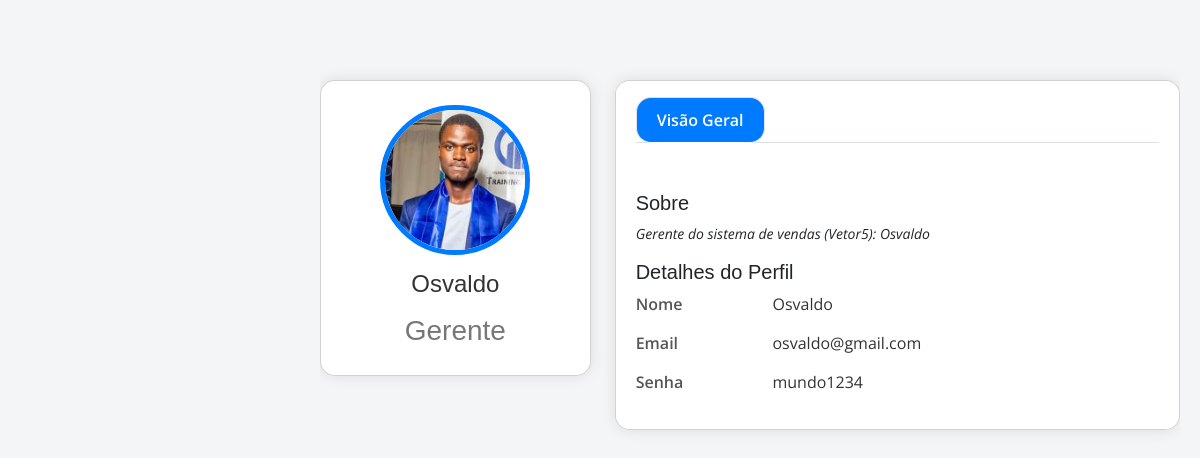
Page /vetor5/perfil_gerente/ (signed in) on the committed database.
### usuarios/models.py (models this page shows, shortened)
class Gerente(models.Model):
    foto = models.FileField(upload_to='imagem/')
    nome = models.CharField(max_length=50)
    email = models.EmailField(max_length=100)
    senha = models.CharField(max_length=40)
    class Meta:
        verbose_name_plural = "Conta do gerente"

### usuarios/views.py (the view)
# urls.py: path('perfil_gerente/', views.perfil_gerente, name='perfil_gerente'),
def perfil_gerente(request):
    if 'gerente' in request.session:
        gerente_id = request.session['gerente']
        gerente = Gerente.objects.get(id=gerente_id)
        produto = Produtos.objects.all()
        categoria = Categoria_produto.objects.all()
        return render(request, 'perfil_gerente.html', {'gerente':gerente, 'produto':produto, 'categoria':categoria})
    else:
        return HttpResponse("Você não está autenticado para acessar esta página.")

### usuarios/templates/perfil_gerente.html (shortened to what this page needs)
{% load static %}
<!DOCTYPE html>
<html lang="en">
<head>
  <link href="{% static 'assets1/vendor/bootstrap/css/bootstrap.min.css' %}" rel="stylesheet">
  <link href="{% static 'assets1/vendor/bootstrap-icons/bootstrap-icons.css' %}" rel="stylesheet">
  <link href="{% static 'assets1/vendor/boxicons/css/boxicons.min.css' %}" rel="stylesheet">
  <link href="{% static 'assets1/vendor/quill/quill.snow.css' %}" rel="stylesheet">
  <link href="{% static 'assets1/vendor/quill/quill.bubble.css' %}" rel="stylesheet">
  <link href="{% static 'assets1/vendor/remixicon/remixicon.css' %}" rel="stylesheet">
  <link href="{% static 'assets1/vendor/simple-datatables/style.css' %}" rel="stylesheet">
  <link href="{% static 'assets1/css/style.css' %}" rel="stylesheet">
</head>
<body>
  <main id="main" class="main">
    <section class="section profile">
      <div class="row">
        <div class="col-xl-4">
          <div class="card">
            <div class="card-body profile-card pt-4 d-flex flex-column align-items-center">
              <img src="{{ gerente.foto.url }}" alt="Profile" class="rounded-circle">
              <h2>{{ gerente.nome }}</h2>
              <h3>Gerente</h3>
            </div>
          </div>
        </div>
        <div class="col-xl-8">
          <div class="card">
            <div class="card-body pt-3">
              <ul class="nav nav-tabs nav-tabs-bordered">
                <li class="nav-item">
                  <button class="nav-link active" data-bs-toggle="tab" data-bs-target="#profile-overview">Visão Geral</button>
                </li>
              </ul>
              <div class="tab-content pt-2">
                <div class="tab-pane fade show active profile-overview" id="profile-overview">
                  <h5 class="card-title">Sobre</h5>
                  <p class="small fst-italic">Gerente do sistema de vendas (Vetor5): {{ gerente.nome }}</p>
                  <h5 class="card-title">Detalhes do Perfil</h5>
                  <div class="row">
                    <div class="col-lg-3 col-md-4 label">Nome</div>
                    <div class="col-lg-9 col-md-8">{{ gerente.nome }}</div>
                  </div>
                  <div class="row">
                    <div class="col-lg-3 col-md-4 label">Email</div>
                    <div class="col-lg-9 col-md-8">{{ gerente.email }}</div>
                  </div>
                  <div class="row">
                    <div class="col-lg-3 col-md-4 label">Senha</div>
                    <div class="col-lg-9 col-md-8">{{ gerente.senha }}</div>
                  </div>
                </div>
              </div>
            </div>
          </div>
        </div>
      </div>
    </section>
  </main>
</body>
</html>

### static/assets/css/style.css (style rules this page uses)
body { font-family: "Open Sans", sans-serif; color: #272829; }
h1, h2, h3, h4, h5, h6 { font-family: "Raleway", sans-serif; }
#main { margin-left: 300px; }
section { padding: 60px 0; overflow: hidden; }

### usuarios/templates/perfil_gerente.html (style rules this page uses)
body { font-family: 'Open Sans', sans-serif; background-color: #f4f5f7; padding: 20px; }
.card { border-radius: 15px; overflow: hidden; box-shadow: 0 0 15px rgba(0, 0, 0, 0.1); }
.profile-card { background-color: #ffffff; text-align: center; padding: 30px; border-radius: 15px; }
.profile-card img { width: 150px; height: 150px; border-radius: 50%; object-fit: cover; border: 5px solid #007bff; }
.profile-card h2 { margin: 15px 0; font-size: 24px; color: #333; }
.profile-card h3 { color: #777; }
.card-body { background-color: #ffffff; padding: 20px; }
.nav-tabs { margin-bottom: 20px; }
.nav-tabs .nav-link { border-radius: 15px; padding: 10px 20px; background-color: #f8f9fa; border: 1px solid #dee2e6; font-weight: 600; color: #007bff; }
.nav-tabs .nav-link.active { background-color: #007bff; color: #ffffff; }
.profile-overview { margin-top: 20px; }
.profile-overview .row { margin-bottom: 15px; }
.profile-overview .label { font-weight: 600; color: #555; }
.profile-overview .col-lg-9 { color: #333; }

### rows in the picture
Gerente: foto (picture), nome "Osvaldo", email "osvaldo@gmail.com", senha "mundo1234"
